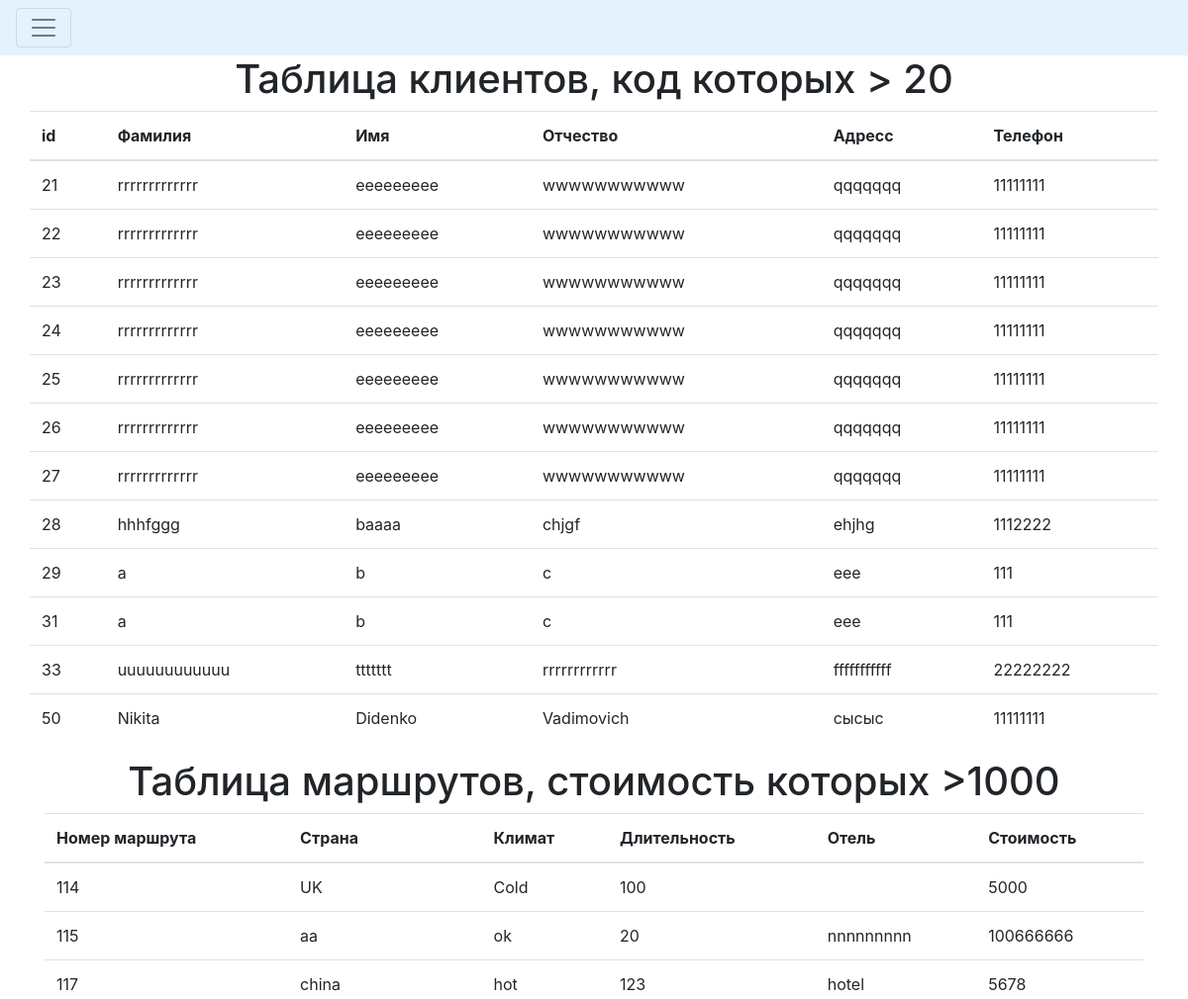
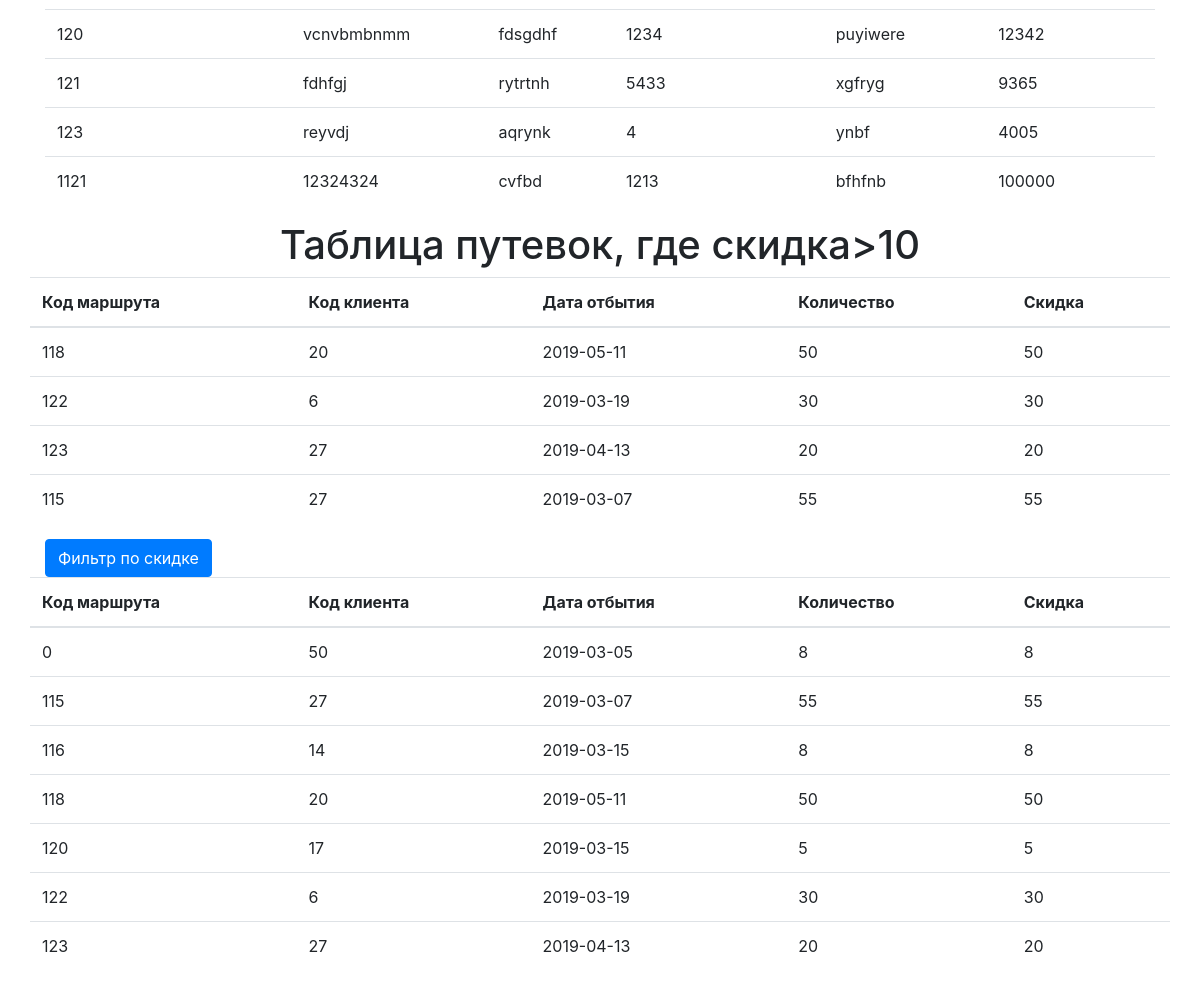
/hardquery.php, run on the app's committed database (2 pictures, top to bottom).
### tables this page shows
CREATE TABLE IF NOT EXISTS `customers` (
  `id` int(11) NOT NULL AUTO_INCREMENT,
  `surname` varchar(20) NOT NULL,
  `name` varchar(20) NOT NULL,
  `patronymic` varchar(20) NOT NULL,
  `address` varchar(50) NOT NULL,
  `phone` int(11) NOT NULL,
  PRIMARY KEY (`id`)
);

CREATE TABLE IF NOT EXISTS `routes` (
  `id` int(11) NOT NULL AUTO_INCREMENT,
  `Country` varchar(20) NOT NULL,
  `Climate` varchar(20) NOT NULL,
  `Lasting` int(11) NOT NULL,
  `Hotel` varchar(20) NOT NULL,
  `Cost` int(11) NOT NULL,
  PRIMARY KEY (`id`),
  KEY `id_routes` (`id`)
);

CREATE TABLE IF NOT EXISTS `permits` (
  `id` int(10) NOT NULL AUTO_INCREMENT,
  `id_route` int(11) NOT NULL,
  `id_cust` int(11) NOT NULL,
  `date_go` date NOT NULL,
  `amount` int(11) NOT NULL,
  `discount` int(11) NOT NULL,
  PRIMARY KEY (`id`),
  KEY `id_cust` (`id_cust`)
);

### hardquery.php (the view, shortened to what this page needs)
<!DOCTYPE html>
<html>
    <head>
        <link rel="stylesheet" href="https://stackpath.bootstrapcdn.com/bootstrap/4.2.1/css/bootstrap.min.css">
    </head>
    <body>
        <?php require_once 'processhardquery.php'; ?>
            <div class="pos-f-t">
            <nav class="navbar navbar-light" style="background-color: #e3f2fd;">
                <button class="navbar-toggler" type="button" data-toggle="collapse" data-target="#navbarToggleExternalContent" aria-controls="navbarToggleExternalContent" aria-expanded="false" aria-label="Toggle navigation">
                    <span class="navbar-toggler-icon"></span>
                </button>
            </nav>
        </div>
        <?php
        $mysqli = new mysqli('localhost', 'root', '', 'travel_agency') or die(mysqli_error($mysqli));
        $resultcustomers = $mysqli->query("SELECT * FROM customers WHERE id>20 ORDER BY id ASC") or die($mysqli->error);
        $resultroutes = $mysqli->query("SELECT * FROM routes WHERE cost>1000 ORDER BY id ASC") or die($mysqli->error);
        $resultpermits = $mysqli->query("SELECT * FROM permits WHERE discount>10 ORDER BY id ASC") or die($mysqli->error);
        if ($_POST) {
            $discount1 = $_POST['discount'];
                $resultsearch = $mysqli->query("SELECT * FROM permits WHERE discount>'$discount1' ORDER BY id_route ASC") or die($mysqli->error);
        }
        else{
            $resultsearch = $mysqli->query("SELECT * FROM permits ORDER BY id_route ASC") or die($mysqli->error);
        }
		?>
        <div class="row justify-content-center">
            <h1>Таблица клиентов, код которых > 20</h1>
        </div>
        <div class="container">
            <div class="row justify-content-center">
            <table class="table">
                <thead>
                    <tr>
                        <th>id</th>
                        <th>Фамилия</th>
                        <th>Имя</th>
                        <th>Отчество</th>
                        <th>Адресс</th>
                        <th>Телефон</th>
                    </tr>
                </thead>
        <?php
            while ($row = $resultcustomers->fetch_assoc()): ?>
                <tr>
                    <td><?php echo $row['id']; ?></td>
                    <td><?php echo $row['surname']; ?></td>
                    <td><?php echo $row['name']; ?></td>
                    <td><?php echo $row['patronymic']; ?></td>
                    <td><?php echo $row['address']; ?></td>
                    <td><?php echo $row['phone']; ?></td>
                </tr>
            <?php endwhile; ?>
            </table>
        </div>
        </div>
		<div class="container">
        <div class="row justify-content-center">
            <h1>Таблица маршрутов, стоимость которых >1000</h1>
        </div>
            <table class="table">
                <thead>
                    <tr>
                        <th>Номер маршрута</th>
                        <th>Страна</th>
                        <th>Климат</th>
                        <th>Длительность</th>
						<th>Отель</th>
						<th>Стоимость</th>
                    </tr>
                </thead>
        <?php
            while ($row = $resultroutes->fetch_assoc()): ?>
                <tr>
                    <td><?php echo $row['id']; ?></td>
                    <td><?php echo $row['Country']; ?></td>
                    <td><?php echo $row['Climate']; ?></td>
                    <td><?php echo $row['Lasting']; ?></td>
                    <td><?php echo $row['Hotel']; ?></td>
                    <td><?php echo $row['Cost']; ?></td>
                </tr>
            <?php endwhile; ?>
            </table>
        </div>
        <div class="row justify-content-center">
            <h1>Таблица путевок, где скидка>10</h1>
        </div>
        <div class="container">
            <div class="row justify-content-center">
            <table class="table">
                <thead>
                    <tr>
                        <th>Код маршрута</th>
                        <th>Код клиента</th>
                        <th>Дата отбытия</th>
                        <th>Количество</th>
                        <th>Скидка</th>
                    </tr>
                </thead>
        <?php
            while ($row = $resultpermits->fetch_assoc()): ?>
                <tr>
                    <td><?php echo $row['id_route']; ?></td>
                    <td><?php echo $row['id_cust']; ?></td>
                    <td><?php echo $row['date_go']; ?></td>
                    <td><?php echo $row['discount']; ?></td>
                    <td><?php echo $row['discount']; ?></td>
                </tr>
            <?php endwhile; ?>
            </table>
        </div>
        </div>
		<div class="container">
            <button type="button" class="btn btn-primary" data-toggle="modal" data-target="#exampleModalCenter">
                Фильтр по скидке
            </button>
        <div class="row justify-content-center">
            <table class="table">
                <thead>
                    <tr>
                        <th>Код маршрута</th>
                        <th>Код клиента</th>
                        <th>Дата отбытия</th>
                        <th>Количество</th>
                        <th>Скидка</th>
                    </tr>
                </thead>
        <?php
            while ($row = $resultsearch->fetch_assoc()): ?>
                <tr>
                    <td><?php echo $row['id_route']; ?></td>
                    <td><?php echo $row['id_cust']; ?></td>
                    <td><?php echo $row['date_go']; ?></td>
                    <td><?php echo $row['discount']; ?></td>
                    <td><?php echo $row['discount']; ?></td>
                </tr>
            <?php endwhile; ?>
            </table>
        </div>
        </div>
    </body>
</html>

### data on the page
customers: id "21", surname "rrrrrrrrrrrrr", name "eeeeeeeee", patronymic "wwwwwwwwwww", address "qqqqqqq", phone "11111111"
customers: id "22", surname "rrrrrrrrrrrrr", name "eeeeeeeee", patronymic "wwwwwwwwwww", address "qqqqqqq", phone "11111111"
customers: id "23", surname "rrrrrrrrrrrrr", name "eeeeeeeee", patronymic "wwwwwwwwwww", address "qqqqqqq", phone "11111111"
customers: id "24", surname "rrrrrrrrrrrrr", name "eeeeeeeee", patronymic "wwwwwwwwwww", address "qqqqqqq", phone "11111111"
customers: id "25", surname "rrrrrrrrrrrrr", name "eeeeeeeee", patronymic "wwwwwwwwwww", address "qqqqqqq", phone "11111111"
customers: id "26", surname "rrrrrrrrrrrrr", name "eeeeeeeee", patronymic "wwwwwwwwwww", address "qqqqqqq", phone "11111111"
customers: id "27", surname "rrrrrrrrrrrrr", name "eeeeeeeee", patronymic "wwwwwwwwwww", address "qqqqqqq", phone "11111111"
customers: id "28", surname "hhhfggg", name "baaaa", patronymic "chjgf", address "ehjhg", phone "1112222"
customers: id "29", surname "a", name "b", patronymic "c", address "eee", phone "111"
customers: id "31", surname "a", name "b", patronymic "c", address "eee", phone "111"
customers: id "33", surname "uuuuuuuuuuuu", name "ttttttt", patronymic "rrrrrrrrrrrr", address "fffffffffff", phone "22222222"
customers: id "50", surname "Nikita", name "Didenko", patronymic "Vadimovich", address "сысыс", phone "11111111"
routes: id "114", Country "UK", Climate "Cold", Lasting "100", Cost "5000"
routes: id "115", Country "aa", Climate "ok", Lasting "20", Hotel "nnnnnnnnn", Cost "100666666"
routes: id "117", Country "china", Climate "hot", Lasting "123", Hotel "hotel", Cost "5678"
routes: id "120", Country "vcnvbmbnmm", Climate "fdsgdhf", Lasting "1234", Hotel "puyiwere", Cost "12342"
routes: id "121", Country "fdhfgj", Climate "rytrtnh", Lasting "5433", Hotel "xgfryg", Cost "9365"
routes: id "123", Country "reyvdj", Climate "aqrynk", Lasting "4", Hotel "ynbf", Cost "4005"
routes: id "1121", Country "12324324", Climate "cvfbd", Lasting "1213", Hotel "bfhfnb", Cost "100000"
permits: id_route "118", id_cust "20", date_go "2019-05-11", discount "50"
permits: id_route "122", id_cust "6", date_go "2019-03-19", discount "30"
permits: id_route "123", id_cust "27", date_go "2019-04-13", discount "20"
permits: id_route "115", id_cust "27", date_go "2019-03-07", discount "55"
permits: id_route "0", id_cust "50", date_go "2019-03-05", discount "8"
permits: id_route "116", id_cust "14", date_go "2019-03-15", discount "8"
permits: id_route "120", id_cust "17", date_go "2019-03-15", discount "5"
